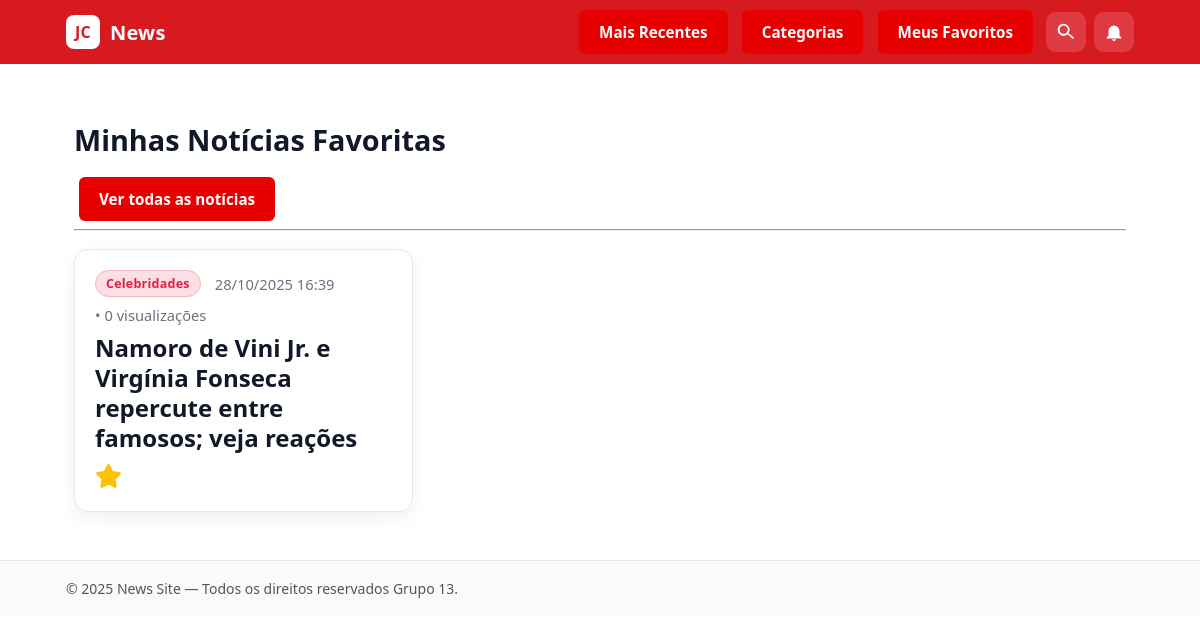
The page /meus-favoritos/ (signed in) on the database its author committed.
### app1/models.py (models this page shows, shortened)
class Noticia(models.Model):
	titulo = models.CharField(max_length=255)
	conteudo = models.TextField()
	data_publicacao = models.DateTimeField(auto_now_add=True)
	categoria = models.ForeignKey(Categoria, on_delete=models.SET_NULL, null=True, blank=True, related_name='noticias')
	visualizacoes = models.PositiveIntegerField(default=0)  # Para "mais lidas"
	favoritos = models.ManyToManyField(
        User,
        related_name='noticias_favoritas', # Permite acessar user.noticias_favoritas
        blank=True # Permite que uma notícia não tenha nenhum favorito
	)

class Categoria(models.Model):
	nome = models.CharField(max_length=100, unique=True)

### app1/views.py (the view)
# urls.py: path('meus-favoritos/', views.FavoritosListView.as_view(), name='meus_favoritos'),
class FavoritosListView(ListView):
    model = Noticia
    template_name = 'app1/meus_favoritos.html'
    context_object_name = 'noticias'
    def get_queryset(self):
        if hasattr(self.request.user, 'noticias_favoritas'):
            return self.request.user.noticias_favoritas.all().order_by('-data_publicacao')
        return Noticia.objects.none()

### app1/templates/app1/meus_favoritos.html (shortened to what this page needs)
{% extends 'app1/base.html' %}
{% load static %} {% block title %}Meus Favoritos · News Site{% endblock %}
{% block content %}
<link rel="stylesheet" href="{% static 'app1/css/news.css' %}">
<section class="container">
  <h1>Minhas Notícias Favoritas</h1>
  <a class = "nav-btn"href="{% url 'app1:home' %}">Ver todas as notícias</a>
  <hr>
  <section class="grid-noticias" aria-label="Minhas notícias favoritas">
    {% for noticia in noticias %}
      <article class="noticia" id="noticia-{{ noticia.id }}">
        <header class="noticia__cabecalho">
          {% if noticia.categoria %}
            <span class="noticia__categoria">{{ noticia.categoria.nome }}</span>
          {% endif %}
          <time datetime="{{ noticia.data_publicacao|date:'c' }}">
            {{ noticia.data_publicacao|date:"d/m/Y H:i" }}
          </time>
          <span>• {{ noticia.visualizacoes }} visualizações</span>
        </header>
        <h3 class="noticia__titulo">
          <a href="{% url 'app1:detalhe_noticia' noticia.pk %}">{{ noticia.titulo }}</a>
        </h3>
        <div class="noticia__acoes">
          {% if user.is_authenticated %}
          <form action="{% url 'app1:favoritar_noticia' noticia.pk %}" method="POST" style="display:inline;">
            <button type="submit" class="btn-favorito favoritado" aria-label="Remover dos Favoritos">
              <i class="fa-solid fa-star"></i>
            </button>
          </form>
          {% endif %}
        </div>
      </article>
    {% empty %}
      <p>Você ainda não favoritou nenhuma notícia.</p>
    {% endfor %}
  </section>
</section>
{% endblock %}

### app1/static/app1/css/style.css (style rules this page uses)
:root { --red:#d71920; --red-dark:#b1151b; --bg:#ffffff; --ink:#1a1a1a; --ink-weak:#555; --border:#e6e6e6; }
* { box-sizing:border-box }
html,body { margin:0;padding:0;background:var(--bg);color:var(--ink);font-family:system-ui,-apple-system,Segoe UI,Roboto,Ubuntu,Cantarell,"Helvetica Neue",Arial,sans-serif }
.container { max-width:1100px;margin:0 auto;padding:0 16px }
.nav-btn { display: inline-block; padding: 10px 18px; margin: 0 5px; background-color: #e60000; color: #fff; font-weight: 600; font-size: 0.95rem; text-decoration: none; border-radius: 6px; transition: all 0.25s ease-in-out; border: 2px solid transparent; }

### app1/static/app1/css/news.css (style rules this page uses)
:root { --news-bg: #ffffff; --news-surface: #f8fafc; --news-card: #ffffff; --news-text: #111827; --news-text-soft: #6b7280; --news-border: #e5e7eb; --news-primary: #e11d48; --news-primary-strong: #be123c; --news-radius-lg: 14px; --news-radius-md: 10px; --news-shadow: 0 6px 18px rgba(0,0,0,.06); --news-shadow-hover: 0 10px 28px rgba(0,0,0,.12); --news-title-weight: 800; --news-ui-weight: 700; --news-font-size: clamp(.98rem, 1.4vw, 1.02rem); --news-h1-size: clamp(1.35rem, 2.4vw, 1.8rem); --news-h2-size: clamp(1.3rem, 2.6vw, 1.9rem); --news-h3-size: clamp(1.1rem, 2.2vw, 1.5rem); --news-gap-sm: clamp(10px, 1.6vw, 14px); --news-gap-md: clamp(12px, 2vw, 18px); --news-gap-lg: clamp(16px, 2.4vw, 24px); }
section.container { background: var(--news-bg); padding: var(--news-gap-lg); -webkit-font-smoothing: antialiased; -moz-osx-font-smoothing: grayscale; }
section.container h1 { font-size: var(--news-h1-size); font-weight: var(--news-title-weight); color: var(--news-text); margin: 8px 0 var(--news-gap-md); }
.noticia { background: var(--news-card); border: 1px solid var(--news-border); border-radius: var(--news-radius-lg); padding: clamp(14px, 1.8vw, 20px); box-shadow: var(--news-shadow); transition: transform .18s ease, box-shadow .18s ease, border-color .18s ease; }
.noticia__cabecalho { display: flex; flex-wrap: wrap; gap: 8px 14px; align-items: center; color: var(--news-text-soft); font-size: .92rem; margin-bottom: 8px; }
.noticia__cabecalho time { white-space: nowrap; }
.noticia__categoria { background: rgba(225, 29, 72, 0.08); color: var(--news-primary); border: 1px solid rgba(225, 29, 72, 0.25); padding: 4px 10px; border-radius: 999px; font-weight: var(--news-ui-weight); font-size: .78rem; letter-spacing: .02em; }
.noticia__titulo { color: var(--news-text); line-height: 1.25; margin: 6px 0 10px; font-weight: var(--news-title-weight); font-size: var(--news-h3-size); word-wrap: break-word; overflow-wrap: anywhere; }
.grid-noticias { display: grid; gap: var(--news-gap-md); margin-top: var(--news-gap-md); }
@media (min-width: 640px) { .grid-noticias { grid-template-columns: repeat(2, minmax(0, 1fr)); } }
@media (min-width: 1024px) { .grid-noticias { grid-template-columns: repeat(3, minmax(0, 1fr)); } }
.noticia__acoes { margin-top: 10px; display: flex; gap: 10px; }
.noticia__titulo a { color: inherit; text-decoration: none; }
.btn-favorito { background: none; border: none; padding: 0; cursor: pointer; font-size: 1.5rem; transition: transform 0.1s ease; }
.btn-favorito .fa-star { color: #333; transition: color 0.2s ease; }
.btn-favorito.favoritado .fa-star { color: #FFC107; }

### rows shown on the page
Noticia: categoria.nome "Celebridades", data_publicacao "28/10/2025 16:39", visualizacoes "0", titulo "Namoro de Vini Jr. e Virgínia Fonseca repercute entre famosos; veja reações"
